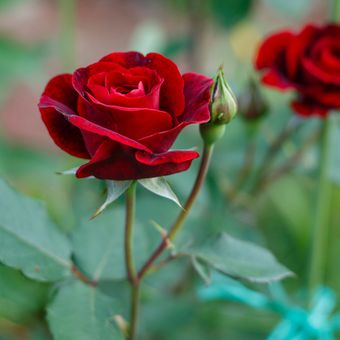
#> input picture Materi Andre Citra digital/mawar.jpg, 340 x 340 px
$ python andre.py
#> lines starting #> are read from the running program, lines starting #| are printed output that depends on the picture
import cv2
imgrgb = cv2.imread("mawar.jpg")
#> imgrgb is the input picture: shape (340, 340, 3); mean B, G, R 89.1, 109.1, 103
imggray = cv2.imread("mawar.jpg",0)
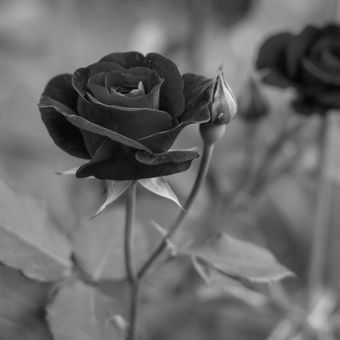
#> imggray: shape (340, 340); min 0, max 238, mean 104.9

cv2.imshow("gambar rgb",imgrgb)
cv2.imshow("gambar gray",imggray)
cv2.waitKey()
